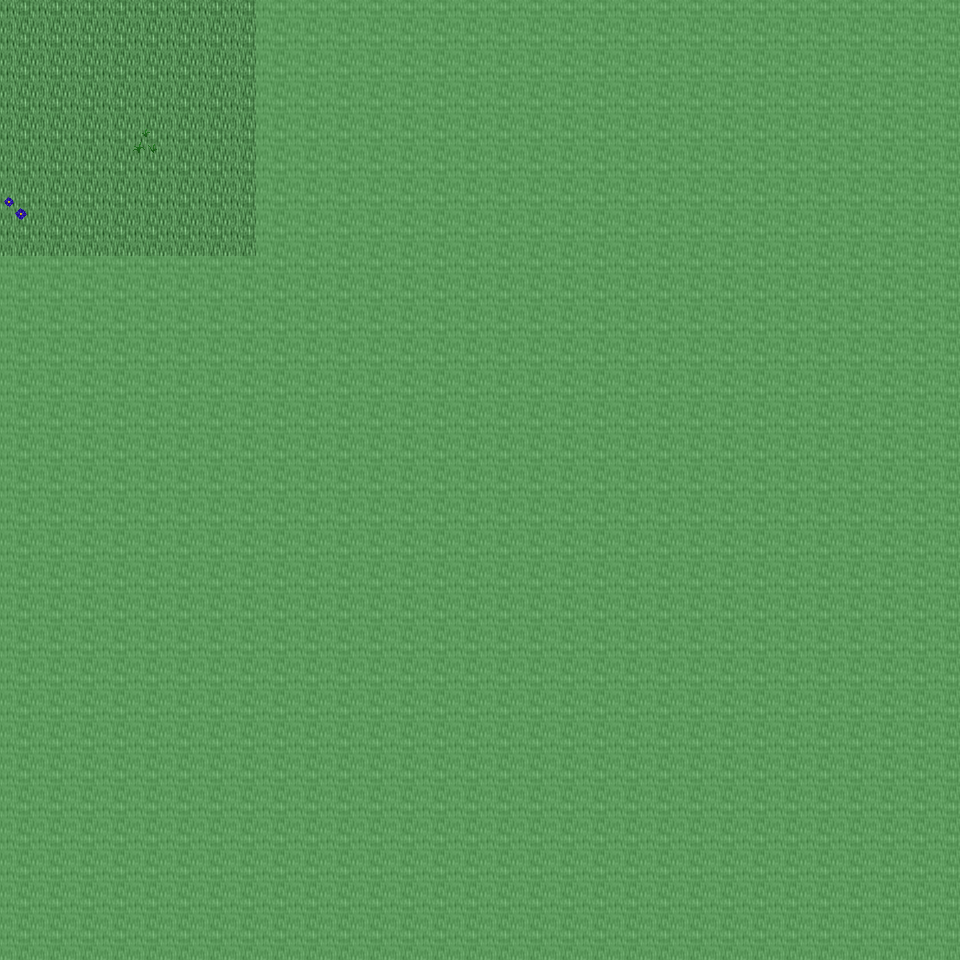

A level layout from a 2D game, rendered from its tile map. Below: a short description, then the map file with tile-grid data replaced by summaries:
An orthogonal 30x30 tile map with 32x32 px tiles, 6 tile layers (Ground, Object, Object2, Above, ...), 20 tilesets and 2 objects (2x mapchange).

<map version="1.0" orientation="orthogonal" renderorder="right-down" width="30" height="30" tilewidth="32" tileheight="32" nextobjectid="3">
  <tileset firstgid="1" name="tileset_ground_ground" tilewidth="32" tileheight="32" tilecount="33" columns="3">
    <image source="../drawable/tileset_ground_ground.png" width="96" height="352" />
  </tileset>
  <tileset firstgid="34" name="tileset_ground_water_pool" tilewidth="32" tileheight="32" tilecount="72" columns="3">
    <image source="../drawable/tileset_ground_water_pool.png" width="96" height="768" />
  </tileset>
  <tileset firstgid="106" name="tileset_ground_ridge_earth_dark" tilewidth="32" tileheight="32" tilecount="96" columns="12">
    <image source="../drawable/tileset_ground_ridge_earth_dark.png" width="384" height="256" />
  </tileset>
  <tileset firstgid="202" name="tileset_ground_ridge_earth_pale" tilewidth="32" tileheight="32" tilecount="96" columns="12">
    <image source="../drawable/tileset_ground_ridge_earth_pale.png" width="384" height="256" />
  </tileset>
  <tileset firstgid="298" name="tileset_ground_grass_edges" tilewidth="32" tileheight="32" tilecount="36" columns="12">
    <image source="../drawable/tileset_ground_grass_edges.png" width="384" height="96" />
  </tileset>
  <tileset firstgid="334" name="tileset_ground_grass_corners" tilewidth="32" tileheight="32" tilecount="24" columns="6">
    <image source="../drawable/tileset_ground_grass_corners.png" width="192" height="128" />
  </tileset>
  <tileset firstgid="358" name="tileset_ground_earth_edges" tilewidth="32" tileheight="32" tilecount="18" columns="6">
    <image source="../drawable/tileset_ground_earth_edges.png" width="192" height="96" />
  </tileset>
  <tileset firstgid="376" name="tileset_ground_rock_pebbles" tilewidth="32" tileheight="32" tilecount="3" columns="1">
    <image source="../drawable/tileset_ground_rock_pebbles.png" width="32" height="96" />
  </tileset>
  <tileset firstgid="379" name="tileset_ground_ladder_steps" tilewidth="32" tileheight="32" tilecount="6" columns="3">
    <image source="../drawable/tileset_ground_ladder_steps.png" width="96" height="64" />
  </tileset>
  <tileset firstgid="385" name="tileset_plant_grasses" tilewidth="32" tileheight="32" tilecount="6" columns="3">
    <image source="../drawable/tileset_plant_grasses.png" width="96" height="64" />
  </tileset>
  <tileset firstgid="391" name="tileset_plant_flower_daisy_red" tilewidth="32" tileheight="32" tilecount="8" columns="2">
    <image source="../drawable/tileset_plant_flower_daisy_red.png" width="64" height="128" />
  </tileset>
  <tileset firstgid="399" name="tileset_plant_flower_daisy_yellow" tilewidth="32" tileheight="32" tilecount="8" columns="2">
    <image source="../drawable/tileset_plant_flower_daisy_yellow.png" width="64" height="128" />
  </tileset>
  <tileset firstgid="407" name="tileset_plant_flower_daisy_blue" tilewidth="32" tileheight="32" tilecount="8" columns="2">
    <image source="../drawable/tileset_plant_flower_daisy_blue.png" width="64" height="128" />
  </tileset>
  <tileset firstgid="415" name="tileset_item_corpse_huge_animal" tilewidth="32" tileheight="32" tilecount="16" columns="2">
    <image source="../drawable/tileset_item_corpse_huge_animal.png" width="64" height="256" />
  </tileset>
  <tileset firstgid="431" name="tileset_item_pot_dark_barrel" tilewidth="32" tileheight="32" tilecount="2" columns="1">
    <image source="../drawable/tileset_item_pot_dark_barrel.png" width="32" height="64" />
  </tileset>
  <tileset firstgid="433" name="tileset_item_statue_green_stone" tilewidth="32" tileheight="32" tilecount="12" columns="4">
    <image source="../drawable/tileset_item_statue_green_stone.png" width="128" height="96" />
  </tileset>
  <tileset firstgid="445" name="tileset_logic_collision" tilewidth="32" tileheight="32" tilecount="1" columns="1">
    <image source="../drawable/tileset_logic_collision.png" width="32" height="32" />
  </tileset>
  <tileset firstgid="446" name="tileset_plant_tree_spruce" tilewidth="32" tileheight="32" tilecount="6" columns="2">
    <image source="../drawable/tileset_plant_tree_spruce.png" width="64" height="96" />
  </tileset>
  <tileset firstgid="452" name="tileset_plant_tree_taller_trees" tilewidth="32" tileheight="32" tilecount="32" columns="8">
    <image source="../drawable/tileset_plant_tree_taller_trees.png" width="256" height="128" />
  </tileset>
  <tileset firstgid="484" name="tileset_plant_bush_bush_mult_colored" tilewidth="32" tileheight="32" tilecount="6" columns="3">
    <image source="../drawable/tileset_plant_bush_bush_mult_colored.png" width="96" height="64" />
  </tileset>
  <layer name="Ground" width="30" height="30">
    <data>[900 cells, 218 non-empty, 7 distinct tile ids]</data>
  </layer>
  <layer name="Object" width="30" height="30">
    <data>[900 cells, 24 non-empty, 5 distinct tile ids]</data>
  </layer>
  <layer name="Object2" width="30" height="30">
    <data>[900 cells, 2 non-empty, 2 distinct tile ids]</data>
  </layer>
  <layer name="Above" width="30" height="30">
    <data>[900 cells, 0 non-empty, 0 distinct tile ids]</data>
  </layer>
  <layer name="Above2" width="30" height="30">
    <data>[900 cells, 0 non-empty, 0 distinct tile ids]</data>
  </layer>
  <layer name="Walkable" width="30" height="30">
    <data>[900 cells, 836 non-empty, 1 distinct tile ids]</data>
  </layer>
  <objectgroup name="MapEvents">
    <object id="1" name="north" type="mapchange" x="0" y="0" width="256" height="32">
      <properties>
        <property name="map" value="0_ados_mountain_n2_w2_x3_y3" />
        <property name="place" value="south" />
      </properties>
    </object>
    <object id="2" name="west" type="mapchange" x="0" y="0" width="32" height="256">
      <properties>
        <property name="map" value="0_ados_mountain_n2_w2_x2_y4" />
        <property name="place" value="east" />
      </properties>
    </object>
  </objectgroup>
</map>
